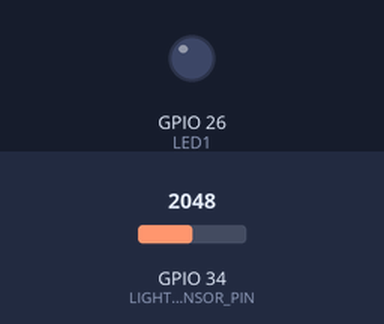
A sketch run on a simulated ESP32. Parts: output pins drawn as LEDs (lit = HIGH). The inputs (shaded band) are chosen by the test bench; at power-on: GPIO 34 (LIGHT_SENSOR_PIN) = 2048. WiFi joins after 1.5 s; servers stay silent unless stated; what the sketch prints to the serial monitor is not drawn.

Above: at 2.7 s.
2.8 s: GPIO 34 (LIGHT_SENSOR_PIN) set to 1065
4.3 s: GPIO 34 (LIGHT_SENSOR_PIN) set to 929
At 5.4 s:
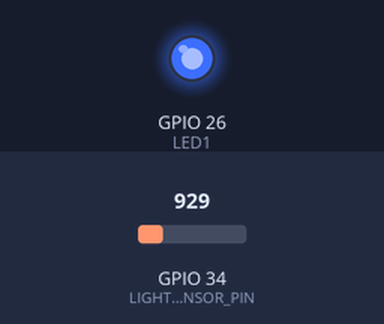
5.8 s: GPIO 34 (LIGHT_SENSOR_PIN) set to 1040
At 6.5 s:
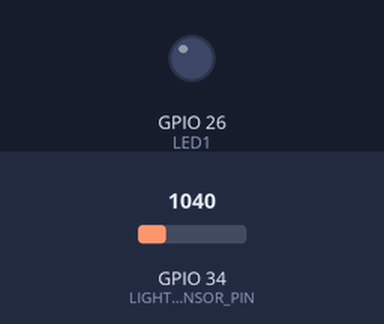
7.3 s: GPIO 34 (LIGHT_SENSOR_PIN) set to 960
At 7.7 s:
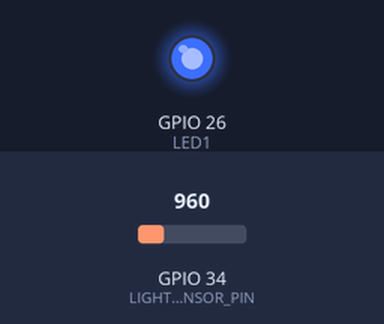
Timing chart, 0 to 9.8 s (numbered marks = the images above; inputs shaded):
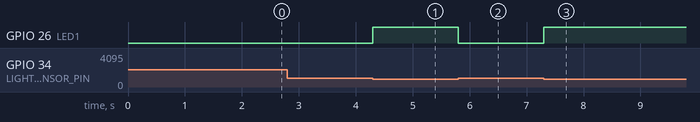

Measured:
- the behaviour switches between 1000 and 999 on GPIO 34 (LIGHT_SENSOR_PIN) (found by bisection; images 0 and 1)
- after the input at 2.8 s, every drawn part: stays the same
- after the input at 4.3 s, GPIO 26 (LED1): LOW → HIGH at once
- after the input at 5.8 s, GPIO 26 (LED1): HIGH → LOW at once
- after the input at 7.3 s, GPIO 26 (LED1): LOW → HIGH at once

The sketch:

esp32-http-server.ino
```cpp
#include <WiFi.h>
#include <WiFiClient.h>
#include <WebServer.h>
#include <uri/UriBraces.h>

#define WIFI_SSID "Wokwi-GUEST"
#define WIFI_PASSWORD ""
#define WIFI_CHANNEL 6

WebServer server(80);

const int LED1 = 26;           // LED1 핀
const int LIGHT_SENSOR_PIN = 34; // 조도 센서 핀
const int THRESHOLD = 1000;    // 조도가 불편한 수준을 나타내는 임계값

bool led1State = false;        // LED1 상태 (ON/OFF)
bool userControl = false;      // 사용자가 웹서버에서 제어했는지 여부
int lastLightValue = 0;        // 마지막으로 읽은 조도 센서 값
unsigned long lastUserControlTime = 0; // 사용자가 제어한 마지막 시간
const unsigned long USER_CONTROL_TIMEOUT = 5000; // 사용자 제어 유효 시간 (5초)

// HTML 페이지 전송
void sendHtml() {
  String response = R"rawliteral(
    <!DOCTYPE html><html>
      <head>
        <title>Classroom Environment Control Center</title>
        <meta name="viewport" content="width=device-width, initial-scale=1">
        <style>
          html { font-family: Arial, sans-serif; text-align: center; background-color: #f4f4f4; }
          body { margin: 0; padding: 0; display: flex; flex-direction: column; align-items: center; justify-content: center; height: 100vh; }
          h1 { margin-bottom: 1em; color: #333; }
          h2 { margin: 0; color: #555; font-size: 1.2em; }
          .control-section { display: flex; flex-direction: column; align-items: center; margin-bottom: 2em; }
          .btn { background-color: #5B5; border: none; color: white; padding: 0.8em 1.5em; font-size: 1.2em; border-radius: 5px; cursor: pointer; }
          .btn.OFF { background-color: #333; }
          .light-value { margin-top: 2em; background-color: #fff; padding: 1em; border-radius: 8px; box-shadow: 0 4px 6px rgba(0, 0, 0, 0.1); width: 80%; max-width: 400px; }
          .light-value h2 { font-size: 1.4em; color: #444; margin-bottom: 0.5em; }
          .light-value p { font-size: 1.6em; color: #222; font-weight: bold; }
        </style>
        <script>
          async function toggleLed() {
            const response = await fetch(`/toggle/1`, { method: 'POST' });
            const status = await response.text();
            const button = document.getElementById(`led1`);
            button.textContent = status;
            button.className = status === 'ON' ? 'btn ON' : 'btn OFF';
          }

          async function updateLightValue() {
            const response = await fetch('/light-value');
            const lightValue = await response.text();
            document.getElementById('lightValue').textContent = lightValue;
          }

          async function updateLedState() {
            const response = await fetch('/led-state');
            const ledState = await response.text();
            const button = document.getElementById(`led1`);
            button.textContent = ledState;
            button.className = ledState === 'ON' ? 'btn ON' : 'btn OFF';
          }

          setInterval(() => {
            updateLightValue();
            updateLedState();
          }, 500); // 0.5초마다 상태 갱신
        </script>
      </head>
      <body>
        <h1>Classroom Environment Control Center</h1>

        <div class="control-section">
          <h2>Light Control</h2>
          <button id="led1" class="btn LED1_TEXT" onclick="toggleLed()">LED1_TEXT</button>
        </div>

        <div class="light-value">
          <h2>Light Sensor Reading</h2>
          <p>The current brightness level is: <span id="lightValue">LIGHT_VALUE</span></p>
        </div>
      </body>
    </html>
  )rawliteral";

  response.replace("LED1_TEXT", led1State ? "ON" : "OFF");
  response.replace("LIGHT_VALUE", String(lastLightValue)); // 최신 조도 값 반영
  server.send(200, "text/html", response);
}

void setup() {
  Serial.begin(115200);
  pinMode(LED1, OUTPUT);

  WiFi.begin(WIFI_SSID, WIFI_PASSWORD, WIFI_CHANNEL);
  Serial.print("Connecting to WiFi ");
  while (WiFi.status() != WL_CONNECTED) {
    delay(100);
    Serial.print(".");
  }
  Serial.println(" Connected!");

  Serial.print("IP address: ");
  Serial.println(WiFi.localIP());

  // 초기 조도 값 및 LED 상태 설정
  lastLightValue = analogRead(LIGHT_SENSOR_PIN);
  if (lastLightValue < THRESHOLD) {
    led1State = true;
    digitalWrite(LED1, HIGH);
  } else {
    led1State = false;
    digitalWrite(LED1, LOW);
  }

  // HTML 페이지 요청 핸들러
  server.on("/", sendHtml);

  // LED 토글 핸들러
  server.on("/toggle/1", HTTP_POST, []() {
    led1State = !led1State; // 상태 변경
    digitalWrite(LED1, led1State);
    userControl = true; // 사용자 제어 활성화
    lastUserControlTime = millis();
    server.send(200, "text/plain", led1State ? "ON" : "OFF");
  });

  // 조도 센서 값 요청 핸들러
  server.on("/light-value", []() {
    int lightValue = analogRead(LIGHT_SENSOR_PIN);
    lightValue = constrain(lightValue, 0, 4095);
    lastLightValue = lightValue; // 최신 조도 값 저장
    server.send(200, "text/plain", String(lightValue));
  });

  // LED 상태 요청 핸들러
  server.on("/led-state", []() {
    server.send(200, "text/plain", led1State ? "ON" : "OFF");
  });

  server.begin();
  Serial.println("HTTP server started (http://localhost:8180)");
}

void loop() {
  server.handleClient(); // 클라이언트 요청 처리

  // 현재 조도 값 읽기
  int lightValue = analogRead(LIGHT_SENSOR_PIN);
  lightValue = constrain(lightValue, 0, 4095);

  // 사용자 제어 타임아웃 확인
  if (userControl && millis() - lastUserControlTime > USER_CONTROL_TIMEOUT) {
    userControl = false; // 자동 제어 재활성화
  }

  // 사용자 제어가 비활성화된 경우 자동 제어 실행
  if (!userControl && abs(lightValue - lastLightValue) > 10) {
    lastLightValue = lightValue;

    if (lightValue < THRESHOLD && !led1State) {
      led1State = true;
      digitalWrite(LED1, HIGH);
    } else if (lightValue >= THRESHOLD && led1State) {
      led1State = false;
      digitalWrite(LED1, LOW);
    }
  }
}
```
